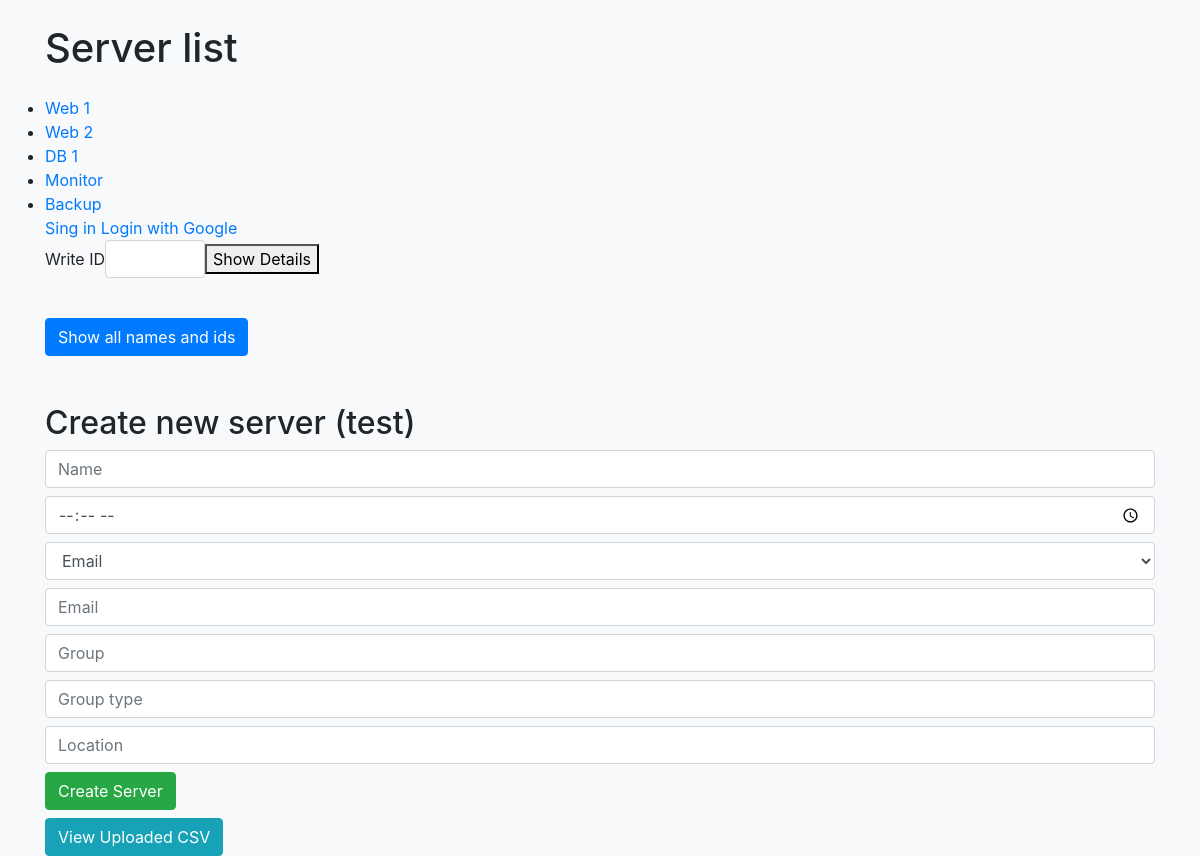
Before: / with the older database file.
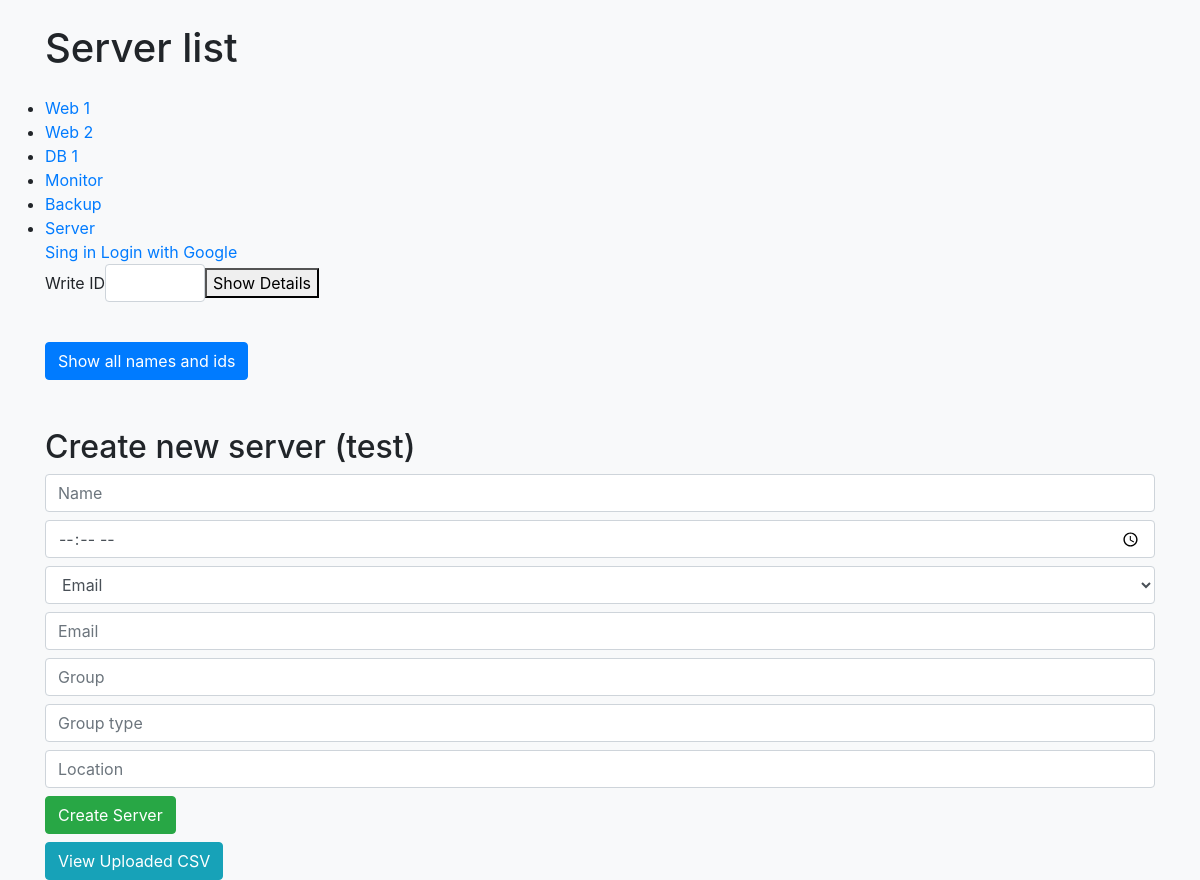
After: the same page with the newer database file.
### servers/models.py (models this page shows, shortened)
class Server(models.Model):
    name = models.CharField("Name server", max_length=100)
    alert_time = models.TimeField("Time alert")
    NOTIFICATION_TYPES = [
        ("email", "Email"),
        ("sms", "SMS"),
        ("push", "Push-message"),
    ]
    notification_type = models.CharField("Type alert", max_length=10, choices=NOTIFICATION_TYPES)
    email = models.EmailField("Email adress")
    server_group = models.CharField("Servers group", max_length=100)
    server_group_type = models.CharField("Type group servers")
    location = models.CharField("Location server", max_length=200)

### servers/views.py (the view)
# urls.py: path('', views.server_list, name='server_list'),
def server_list(request):
    server_id = request.GET.get("server_id")
    if server_id:
        return redirect('server_detail', server_id=server_id)
    servers = Server.objects.all()
    return render(request, 'servers/server_list.html', {'servers': servers})

### servers/templates/servers/server_list.html (shortened to what this page needs)
{% extends "servers/base.html" %}
{% block content %}
{% load socialaccount %}
    <h1 class="mb-4">Server list</h1>
    <ul class="list-group">
        {% for server in servers %}
            <li>
                <a href="{% url 'server_detail' server.id %}">
                    {{ server.name }}
                </a>
            </li>
            {% empty %}
        <li class="list-group-item">Servers list is empt</li>
        {% endfor %}
    </ul>
{% if user.is_authenticated %}
  <p>You are loggined {{ user.username }}.</p>
  <a href="{% url 'secure' %}">To safe page</a><br>
  <form action="{% url 'logout' %}" method="post">
  {% csrf_token %}
  <button type="submit" class="btn btn-link">Logout</button>
</form>
{% else %}
  <a href="{% url 'login' %}">Sing in</a>
  <a href="{% provider_login_url 'google' %}">Login with Google</a>
{% endif %}
<form method="get" action="" class="mb-4 d-flex align-items-center gap-2">
    <label for="server_id_input" class="form-label mb-0">Write ID</label>
    <input type="number" id="server_id_input" name="server_id" class="form-control" min="1" required style="width: 100px;">
    <button type="submit">Show Details</button>
</form>
<form method="get">
    <button type="submit" name="show_all" value="1" class="btn btn-primary mt-3">Show all names and ids</button>
</form>
<h2 class="mt-5">Create new server (test)</h2>
<form method="post" action="/api/servers/create/">
    <input name="name" placeholder="Name" class="form-control my-2" required>
    <input type="time" name="alert_time" class="form-control my-2" required>
    <select name="notification_type" class="form-control my-2">
        <option value="email">Email</option>
    </select>
    <input type="email" name="email" placeholder="Email" class="form-control my-2" required>
    <input name="server_group" placeholder="Group" class="form-control my-2" required>
    <input name="server_group_type" placeholder="Group type" class="form-control my-2" required>
    <input name="location" placeholder="Location" class="form-control my-2" required>
    <button type="submit" class="btn btn-success">Create Server</button>
</form>
<a href="{% url 'csv_view' %}" class="btn btn-info mt-2">View Uploaded CSV</a>
{% endblock %}

### servers/templates/servers/base.html (shortened to what this page needs)
<!DOCTYPE html>
<html lang="uk">
<head>
    <link rel="stylesheet" href="https://stackpath.bootstrapcdn.com/bootstrap/4.5.2/css/bootstrap.min.css">
</head>
<body class="bg-light">
    <div class="container mt-4">
        {% block content %}{% endblock %}
    </div>
</body>
</html>

Changed rows visible on the page:
added Server: name "Server"
